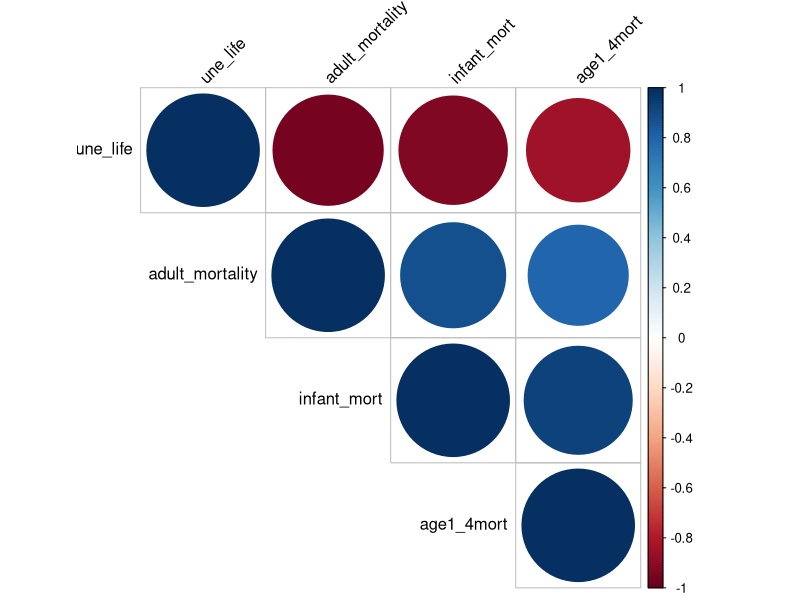
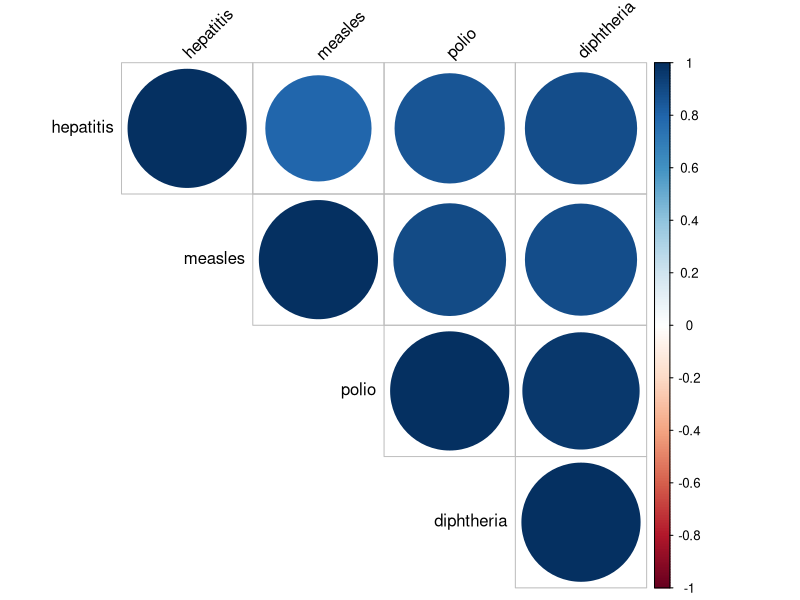
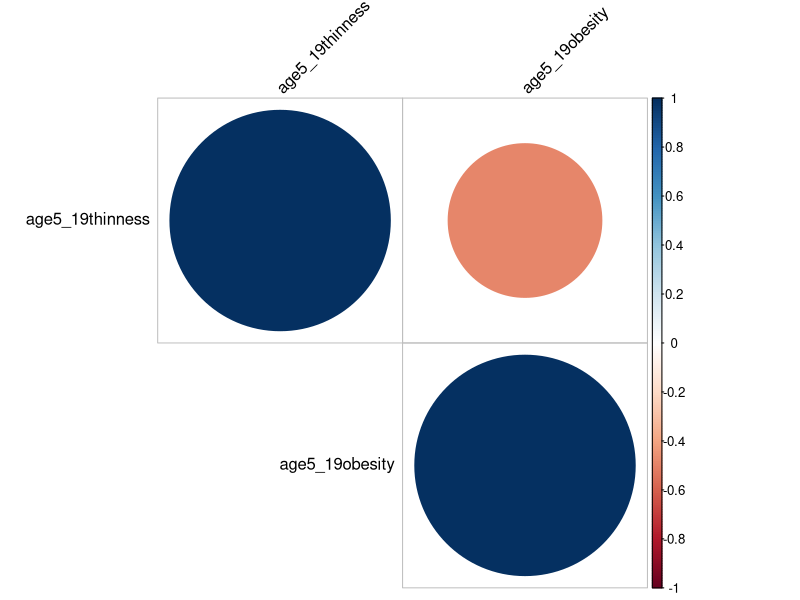
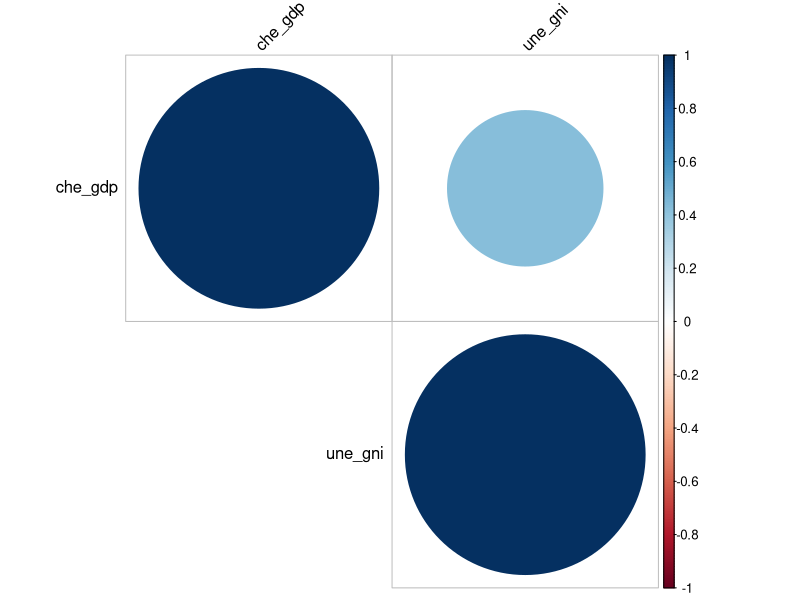

R code for these plots, in order:
## ---- chunk 1
library(tidyverse)
library(corrplot)
## ---- chunk 2
merged_data = 
  read_csv("data/Merged_expectation.csv", show_col_types = FALSE) %>% 
  filter(year == 2015) %>% 
  select(-...1,-country_code,-country,-region,-year,-life_exp60,-income_group,-`Developed / Developing Countries`)


merged_data
## ---- chunk 3
mortality_correlation = merged_data %>% 
  select(adult_mortality, infant_mort, age1_4mort, une_life)
res = cor(mortality_correlation)
corrplot(res, type = "upper", order = "hclust", 
         tl.col = "black", tl.srt = 45)
## ---- chunk 4
disease_correlation = merged_data %>% 
  select(hepatitis, measles, polio, diphtheria) %>% 
  na.omit()

res = cor(disease_correlation)
res
corrplot(res, type = "upper", order = "hclust", 
         tl.col = "black", tl.srt = 45)
## ---- chunk 5
obe_thin_correlation = merged_data %>% 
  select(age5_19thinness, age5_19obesity) %>% 
  na.omit()
res = cor(obe_thin_correlation)
res
corrplot(res, type = "upper", order = "hclust", 
         tl.col = "black", tl.srt = 45)
## ---- chunk 6
gdp_gni_correlation = merged_data %>% 
  select(che_gdp, une_gni) %>% 
  na.omit()
res = cor(gdp_gni_correlation)
corrplot(res, type = "upper", order = "hclust", 
         tl.col = "black", tl.srt = 45)
